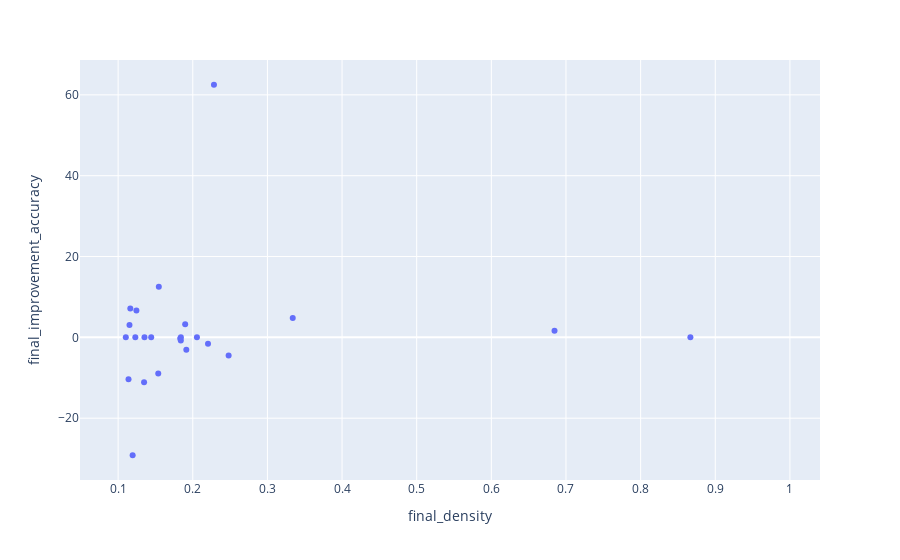

The cell this chart's notebook holds for it:
### Code cell
import plotly.express as px
fig = px.scatter(final_table, x='final_density', y='final_improvement_accuracy')
fig.show()

### Figure 1 — Plotly figure (JSON) as saved in the notebook; plotly's stock layout.template omitted (floating-point values rounded to 4 significant figures)
{"data": [{"hovertemplate": "final_density=%{x}<br>final_improvement_accuracy=%{y}<extra></extra>", "legendgroup": "", "marker": {"color": "#636efa", "symbol": "circle"}, "mode": "markers", "name": "", "orientation": "v", "showlegend": false, "type": "scatter", "x": [0.1104, 0.3542, 0.8667, 0.1832, 0.6847, 0.1245, 0.248, 0.1898, 0.3339, 0.1152, 0.9857, 0.2204, 0.1103, 0.3268, 0.1195, 0.2185, 0.1353, 0.123, 0.184, 0.1545, 0.2056, 0.1163, 0.2441, 0.2284, 0.1348, 0.1443, 0.1035, 0.184, 0.1537, 0.1139, 0.1914, 0.1255], "xaxis": "x", "y": [NaN, NaN, 0.0, -0.3082, 1.667, 6.667, -4.511, 3.226, 4.762, 3.038, NaN, -1.553, 0.0, NaN, -29.17, NaN, 0.0, 0.0, -0.7937, 12.5, 0.0, 7.143, NaN, 62.5, -11.11, 0.0, NaN, 0.0, -8.945, -10.34, -3.053, NaN], "yaxis": "y"}], "layout": {"legend": {"tracegroupgap": 0}, "margin": {"t": 60}, "xaxis": {"anchor": "y", "domain": [0, 1], "title": {"text": "final_density"}}, "yaxis": {"anchor": "x", "domain": [0, 1], "title": {"text": "final_improvement_accuracy"}}}}
